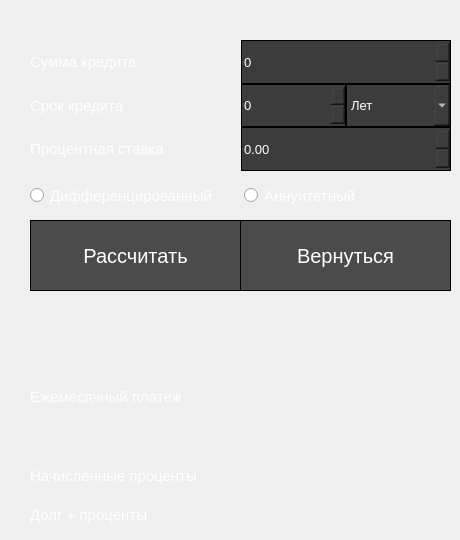
    <widget class="QWidget" name="page_3">
     <widget class="QWidget" name="horizontalLayoutWidget">
      <property name="geometry">
       <rect>
        <x>30</x>
        <y>40</y>
        <width>421</width>
        <height>131</height>
       </rect>
      </property>
      <layout class="QHBoxLayout" name="horizontalLayout" stretch="1,1">
       <property name="spacing">
        <number>0</number>
       </property>
       <property name="leftMargin">
        <number>0</number>
       </property>
       <property name="topMargin">
        <number>0</number>
       </property>
       <property name="rightMargin">
        <number>0</number>
       </property>
       <property name="bottomMargin">
        <number>0</number>
       </property>
       <item>
        <layout class="QVBoxLayout" name="verticalLayout">
         <property name="spacing">
          <number>0</number>
         </property>
         <item>
          <widget class="QLabel" name="label">
           <property name="styleSheet">
            <string notr="true">QLabel {
    color: white;
    font-size: 15px;
    width: 100px;
    height: 40px;
    text-align: center;
}</string>
           </property>
           <property name="text">
            <string>Сумма кредита</string>
           </property>
           <property name="alignment">
            <set>Qt::AlignLeading|Qt::AlignLeft|Qt::AlignVCenter</set>
           </property>
          </widget>
         </item>
         <item>
          <widget class="QLabel" name="label_8">
           <property name="styleSheet">
            <string notr="true">QLabel {
    color: white;
    font-size: 15px;
    width: 100px;
    height: 40px;
    text-align: center;
}</string>
           </property>
           <property name="text">
            <string>Срок кредита</string>
           </property>
           <property name="alignment">
            <set>Qt::AlignLeading|Qt::AlignLeft|Qt::AlignVCenter</set>
           </property>
          </widget>
         </item>
         <item>
          <widget class="QLabel" name="label_9">
           <property name="styleSheet">
            <string notr="true">QLabel {
    color: white;
    font-size: 15px;
    width: 100px;
    height: 40px;
    text-align: center;
}</string>
           </property>
           <property name="text">
            <string>Процентная ставка</string>
           </property>
           <property name="alignment">
            <set>Qt::AlignLeading|Qt::AlignLeft|Qt::AlignVCenter</set>
           </property>
          </widget>
         </item>
        </layout>
       </item>
       <item>
        <layout class="QVBoxLayout" name="verticalLayout_2">
         <item>
          <widget class="QSpinBox" name="loan_amount_show">
           <property name="sizePolicy">
            <sizepolicy hsizetype="Minimum" vsizetype="Expanding">
             <horstretch>0</horstretch>
             <verstretch>0</verstretch>
            </sizepolicy>
           </property>
           <property name="styleSheet">
            <string notr="true">QSpinBox{
	background-color: rgb(60, 60, 60);
	font-size: 13px;
	color: white;
	border: 1px solid black;
}</string>
           </property>
           <property name="minimum">
            <number>0</number>
           </property>
           <property name="maximum">
            <number>1000000000</number>
           </property>
           <property name="singleStep">
            <number>10000</number>
           </property>
           <property name="value">
            <number>0</number>
           </property>
          </widget>
         </item>
         <item>
          <layout class="QHBoxLayout" name="horizontalLayout_3">
           <property name="spacing">
            <number>0</number>
           </property>
           <item>
            <widget class="QSpinBox" name="loan_term">
             <property name="sizePolicy">
              <sizepolicy hsizetype="Expanding" vsizetype="Expanding">
               <horstretch>0</horstretch>
               <verstretch>0</verstretch>
              </sizepolicy>
             </property>
             <property name="styleSheet">
              <string notr="true">QSpinBox{
	background-color: rgb(60, 60, 60);
	font-size: 13px;
	color: white;
	border: 1px solid black;
}</string>
             </property>
             <property name="minimum">
              <number>0</number>
             </property>
             <property name="maximum">
              <number>600</number>
             </property>
             <property name="value">
              <number>0</number>
             </property>
            </widget>
           </item>
           <item>
            <widget class="QComboBox" name="time_type">
             <property name="enabled">
              <bool>true</bool>
             </property>
             <property name="sizePolicy">
              <sizepolicy hsizetype="Expanding" vsizetype="Expanding">
               <horstretch>0</horstretch>
               <verstretch>0</verstretch>
              </sizepolicy>
             </property>
             <property name="styleSheet">
              <string notr="true">QComboBox{
	background-color: rgb(60, 60, 60);
	font-size: 13px;
	color: white;
	border: 1px solid black;
}</string>
             </property>
             <property name="editable">
              <bool>false</bool>
             </property>
             <property name="currentText">
              <string comment="year" extracomment="year">Лет</string>
             </property>
             <property name="currentIndex">
              <number>0</number>
             </property>
             <item>
              <property name="text">
               <string>Лет</string>
              </property>
             </item>
             <item>
              <property name="text">
               <string>Месяцев</string>
              </property>
             </item>
            </widget>
           </item>
          </layout>
         </item>
         <item>
          <widget class="QDoubleSpinBox" name="interest_rate_show">
           <property name="sizePolicy">
            <sizepolicy hsizetype="Preferred" vsizetype="Expanding">
             <horstretch>0</horstretch>
             <verstretch>0</verstretch>
            </sizepolicy>
           </property>
           <property name="styleSheet">
            <string notr="true">QDoubleSpinBox{
	background-color: rgb(60, 60, 60);
	font-size: 13px;
	color: white;
	border: 1px solid black;
}</string>
           </property>
           <property name="singleStep">
            <double>0.500000000000000</double>
           </property>
          </widget>
         </item>
        </layout>
       </item>
      </layout>
     </widget>
     <widget class="QPushButton" name="pushBut_goToMain_2">
      <property name="geometry">
       <rect>
        <x>240</x>
        <y>220</y>
        <width>211</width>
        <height>71</height>
       </rect>
      </property>
      <property name="sizePolicy">
       <sizepolicy hsizetype="Expanding" vsizetype="Minimum">
        <horstretch>0</horstretch>
        <verstretch>0</verstretch>
       </sizepolicy>
      </property>
      <property name="font">
       <font>
        <pointsize>15</pointsize>
        <bold>false</bold>
        <kerning>true</kerning>
       </font>
      </property>
      <property name="cursor">
       <cursorShape>PointingHandCursor</cursorShape>
      </property>
      <property name="mouseTracking">
       <bool>true</bool>
      </property>
      <property name="autoFillBackground">
       <bool>false</bool>
      </property>
      <property name="styleSheet">
       <string notr="true">QPushButton {
  background-color: rgb(75, 75, 75);
  color: white; 
  border: 1px solid balck;
}

QPushButton:hover {
    background-color: rgb(90, 90, 90);
}

QPushButton:pressed {
    background-color: rgb(75, 75, 75);
}</string>
      </property>
      <property name="text">
       <string>Вернуться</string>
      </property>
     </widget>
     <widget class="QPushButton" name="pushBut_calc_credit">
      <property name="geometry">
       <rect>
        <x>30</x>
        <y>220</y>
        <width>211</width>
        <height>71</height>
       </rect>
      </property>
      <property name="sizePolicy">
       <sizepolicy hsizetype="Minimum" vsizetype="Preferred">
        <horstretch>0</horstretch>
        <verstretch>0</verstretch>
       </sizepolicy>
      </property>
      <property name="font">
       <font>
        <pointsize>15</pointsize>
        <bold>false</bold>
        <kerning>true</kerning>
       </font>
      </property>
      <property name="cursor">
       <cursorShape>PointingHandCursor</cursorShape>
      </property>
      <property name="mouseTracking">
       <bool>true</bool>
      </property>
      <property name="autoFillBackground">
       <bool>false</bool>
      </property>
      <property name="styleSheet">
       <string notr="true">QPushButton {
  background-color: rgb(75, 75, 75);
  color: white; 
  border: 1px solid balck;
}

QPushButton:hover {
    background-color: rgb(90, 90, 90);
}

QPushButton:pressed {
    background-color: rgb(75, 75, 75);
}</string>
      </property>
      <property name="text">
       <string>Рассчитать</string>
      </property>
     </widget>
     <widget class="QWidget" name="horizontalLayoutWidget_2">
      <property name="geometry">
       <rect>
        <x>30</x>
        <y>170</y>
        <width>421</width>
        <height>51</height>
       </rect>
      </property>
      <layout class="QHBoxLayout" name="horizontalLayout_2">
       <item>
        <widget class="QRadioButton" name="differentiated">
         <property name="sizePolicy">
          <sizepolicy hsizetype="Minimum" vsizetype="Preferred">
           <horstretch>0</horstretch>
           <verstretch>0</verstretch>
          </sizepolicy>
         </property>
         <property name="styleSheet">
          <string notr="true">QRadioButton {
    color: white;
    font-size: 15px;
    text-align: center;
}</string>
         </property>
         <property name="text">
          <string>Дифференцированный</string>
         </property>
        </widget>
       </item>
       <item>
        <widget class="QRadioButton" name="annuity">
         <property name="sizePolicy">
          <sizepolicy hsizetype="Minimum" vsizetype="Preferred">
           <horstretch>0</horstretch>
           <verstretch>0</verstretch>
          </sizepolicy>
         </property>
         <property name="styleSheet">
          <string notr="true">QRadioButton {
    color: white;
    font-size: 15px;
    text-align: center;
}</string>
         </property>
         <property name="text">
          <string>Аннуитетный</string>
         </property>
        </widget>
       </item>
      </layout>
     </widget>
     <widget class="QWidget" name="gridLayoutWidget">
      <property name="geometry">
       <rect>
        <x>30</x>
        <y>380</y>
        <width>421</width>
        <height>151</height>
       </rect>
      </property>
      <layout class="QGridLayout" name="gridLayout">
       <item row="0" column="1">
        <widget class="QLabel" name="m_payment">
         <property name="styleSheet">
          <string notr="true">QLabel {
    color: white;
    font-size: 15px;
    width: 100px;
    height: 40px;
    text-align: center;
}</string>
         </property>
         <property name="text">
          <string/>
         </property>
         <property name="alignment">
          <set>Qt::AlignLeading|Qt::AlignLeft|Qt::AlignVCenter</set>
         </property>
        </widget>
       </item>
       <item row="3" column="1">
        <widget class="QLabel" name="total_payment">
         <property name="styleSheet">
          <string notr="true">QLabel {
    color: white;
    font-size: 15px;
    width: 100px;
    height: 40px;
    text-align: center;
}</string>
         </property>
         <property name="text">
          <string/>
         </property>
         <property name="alignment">
          <set>Qt::AlignLeading|Qt::AlignLeft|Qt::AlignVCenter</set>
         </property>
        </widget>
       </item>
       <item row="0" column="0">
        <widget class="QLabel" name="first_pay">
         <property name="styleSheet">
          <string notr="true">QLabel {
    color: white;
    font-size: 15px;
    width: 100px;
    height: 40px;
    text-align: center;
}</string>
         </property>
         <property name="text">
          <string>Ежемесячный платеж</string>
         </property>
         <property name="alignment">
          <set>Qt::AlignLeading|Qt::AlignLeft|Qt::AlignVCenter</set>
         </property>
        </widget>
       </item>
       <item row="1" column="0">
        <widget class="QLabel" name="last_pay">
         <property name="styleSheet">
          <string notr="true">QLabel {
    color: white;
    font-size: 15px;
    width: 100px;
    height: 40px;
    text-align: center;
}</string>
         </property>
         <property name="text">
          <string/>
         </property>
         <property name="alignment">
          <set>Qt::AlignLeading|Qt::AlignLeft|Qt::AlignVCenter</set>
         </property>
        </widget>
       </item>
       <item row="3" column="0">
        <widget class="QLabel" name="label_12">
         <property name="styleSheet">
          <string notr="true">QLabel {
    color: white;
    font-size: 15px;
    width: 100px;
    height: 40px;
    text-align: center;
}</string>
         </property>
         <property name="text">
          <string>Долг + проценты</string>
         </property>
         <property name="alignment">
          <set>Qt::AlignLeading|Qt::AlignLeft|Qt::AlignVCenter</set>
         </property>
        </widget>
       </item>
       <item row="2" column="0">
        <widget class="QLabel" name="label_11">
         <property name="styleSheet">
          <string notr="true">QLabel {
    color: white;
    font-size: 15px;
    width: 100px;
    height: 40px;
    text-align: center;
}</string>
         </property>
         <property name="text">
          <string>Начисленные проценты</string>
         </property>
         <property name="alignment">
          <set>Qt::AlignLeading|Qt::AlignLeft|Qt::AlignVCenter</set>
         </property>
        </widget>
       </item>
       <item row="2" column="1">
        <widget class="QLabel" name="interest_paid">
         <property name="styleSheet">
          <string notr="true">QLabel {
    color: white;
    font-size: 15px;
    width: 100px;
    height: 40px;
    text-align: center;
}</string>
         </property>
         <property name="text">
          <string/>
         </property>
         <property name="alignment">
          <set>Qt::AlignLeading|Qt::AlignLeft|Qt::AlignVCenter</set>
         </property>
        </widget>
       </item>
       <item row="1" column="1">
        <widget class="QLabel" name="m_payment_last">
         <property name="styleSheet">
          <string notr="true">QLabel {
    color: white;
    font-size: 15px;
    width: 100px;
    height: 40px;
    text-align: center;
}</string>
         </property>
         <property name="text">
          <string/>
         </property>
         <property name="alignment">
          <set>Qt::AlignLeading|Qt::AlignLeft|Qt::AlignVCenter</set>
         </property>
        </widget>
       </item>
      </layout>
     </widget>
     <widget class="QLabel" name="error_show">
      <property name="geometry">
       <rect>
        <x>30</x>
        <y>310</y>
        <width>421</width>
        <height>51</height>
       </rect>
      </property>
      <property name="styleSheet">
       <string notr="true">QLabel {
    color: red;
    font-size: 13px;
    width: 100px;
    height: 40px;
    text-align: center;
}</string>
      </property>
      <property name="text">
       <string/>
      </property>
      <property name="alignment">
       <set>Qt::AlignLeading|Qt::AlignLeft|Qt::AlignVCenter</set>
      </property>
     </widget>
    </widget>
